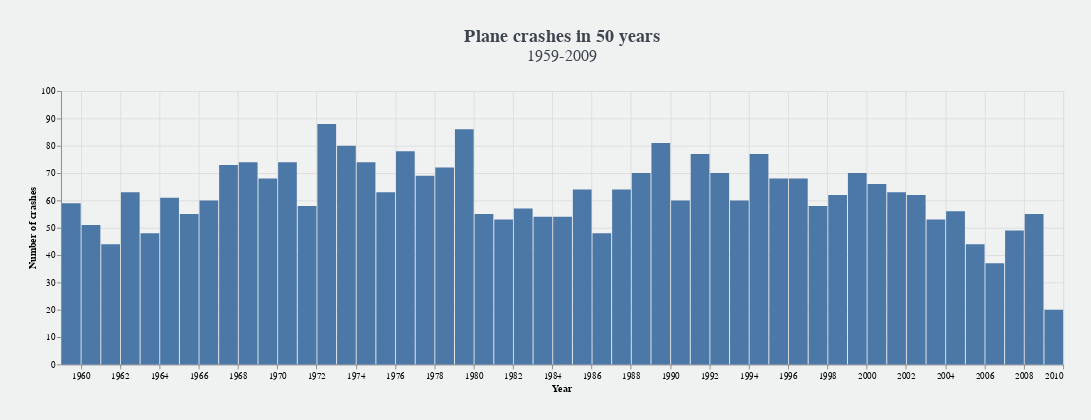

The code cell stored with this chart in its notebook:
### Code cell
alt.Chart(vis2).mark_bar().encode(
    x = alt.X('year(Year):T', scale = alt.Scale(zero = False, domain=(1959, 2010)), title="Year"),
    y = alt.Y('No_of_Crashes:Q', scale = alt.Scale(zero = False, domain=(0, 100)), title="Number of crashes"),
    tooltip = ['year(Year)','No_of_Crashes:Q']
).properties(width = 1100, background = '#F0F1F1', padding = 30, title = alt.TitleParams(text = 'Plane crashes in 50 years', subtitle = ['1959-2009', ' '],
                    font = 'Inconsolata', fontSize = 20, color = '#3E454F', subtitleFont = 'Inconsolata', subtitleFontSize = 18, subtitleColor = '#3E454F'))

### Figure 1 — Vega-Lite specification as saved in the notebook (floating-point values rounded to 4 significant figures)
{"config": {"view": {"continuousWidth": 400, "continuousHeight": 300}}, "data": {"name": "data-2768f9a99170cb3ae44e0841edff4150"}, "mark": "bar", "background": "#F0F1F1", "encoding": {"tooltip": [{"type": "temporal", "field": "Year", "timeUnit": "year"}, {"type": "quantitative", "field": "No_of_Crashes"}], "x": {"type": "temporal", "field": "Year", "scale": {"domain": [1959, 2010], "zero": false}, "timeUnit": "year", "title": "Year"}, "y": {"type": "quantitative", "field": "No_of_Crashes", "scale": {"domain": [0, 100], "zero": false}, "title": "Number of crashes"}}, "padding": 30, "title": {"text": "Plane crashes in 50 years", "color": "#3E454F", "font": "Inconsolata", "fontSize": 20, "subtitle": ["1959-2009", " "], "subtitleColor": "#3E454F", "subtitleFont": "Inconsolata", "subtitleFontSize": 18}, "width": 1100, "$schema": "https://vega.github.io/schema/vega-lite/v4.0.0.json", "datasets": {"data-2768f9a99170cb3ae44e0841edff4150": [{"Year": "1959-01-01T00:00:00", "No_of_Crashes": 59, "Aboard_Per_Year": 1248.0, "Fatalities_Per_Year": 1027.0}, {"Year": "1960-01-01T00:00:00", "No_of_Crashes": 51, "Aboard_Per_Year": 1636.0, "Fatalities_Per_Year": 1294.0}, {"Year": "1961-01-01T00:00:00", "No_of_Crashes": 44, "Aboard_Per_Year": 1638.0, "Fatalities_Per_Year": 1273.0}, {"Year": "1962-01-01T00:00:00", "No_of_Crashes": 63, "Aboard_Per_Year": 2212.0, "Fatalities_Per_Year": 1828.0}, {"Year": "1963-01-01T00:00:00", "No_of_Crashes": 48, "Aboard_Per_Year": 1321.0, "Fatalities_Per_Year": 1097.0}, {"Year": "1964-01-01T00:00:00", "No_of_Crashes": 61, "Aboard_Per_Year": 1473.0, "Fatalities_Per_Year": 1121.0}, {"Year": "1965-01-01T00:00:00", "No_of_Crashes": 55, "Aboard_Per_Year": 1590.0, "Fatalities_Per_Year": 1113.0}, {"Year": "1966-01-01T00:00:00", "No_of_Crashes": 60, "Aboard_Per_Year": 1637.0, "Fatalities_Per_Year": 1403.0}, {"Year": "1967-01-01T00:00:00", "No_of_Crashes": 73, "Aboard_Per_Year": 1995.0, "Fatalities_Per_Year": 1485.0}, {"Year": "1968-01-01T00:00:00", "No_of_Crashes": 74, "Aboard_Per_Year": 2154.0, "Fatalities_Per_Year": 1424.0}, {"Year": "1969-01-01T00:00:00", "No_of_Crashes": 68, "Aboard_Per_Year": 2021.0, "Fatalities_Per_Year": 1549.0}, {"Year": "1970-01-01T00:00:00", "No_of_Crashes": 74, "Aboard_Per_Year": 2294.0, "Fatalities_Per_Year": 1679.0}, {"Year": "1971-01-01T00:00:00", "No_of_Crashes": 58, "Aboard_Per_Year": 2248.0, "Fatalities_Per_Year": 1617.0}, {"Year": "1972-01-01T00:00:00", "No_of_Crashes": 88, "Aboard_Per_Year": 3253.0, "Fatalities_Per_Year": 2595.0}, {"Year": "1973-01-01T00:00:00", "No_of_Crashes": 80, "Aboard_Per_Year": 3300.0, "Fatalities_Per_Year": 2355.0}, {"Year": "1974-01-01T00:00:00", "No_of_Crashes": 74, "Aboard_Per_Year": 2876.0, "Fatalities_Per_Year": 2135.0}, {"Year": "1975-01-01T00:00:00", "No_of_Crashes": 63, "Aboard_Per_Year": 1746.0, "Fatalities_Per_Year": 1252.0}, {"Year": "1976-01-01T00:00:00", "No_of_Crashes": 78, "Aboard_Per_Year": 2422.0, "Fatalities_Per_Year": 1883.0}, {"Year": "1977-01-01T00:00:00", "No_of_Crashes": 69, "Aboard_Per_Year": 2253.0, "Fatalities_Per_Year": 1801.0}, {"Year": "1978-01-01T00:00:00", "No_of_Crashes": 72, "Aboard_Per_Year": 2545.0, "Fatalities_Per_Year": 1388.0}, {"Year": "1979-01-01T00:00:00", "No_of_Crashes": 86, "Aboard_Per_Year": 2413.0, "Fatalities_Per_Year": 1967.0}, {"Year": "1980-01-01T00:00:00", "No_of_Crashes": 55, "Aboard_Per_Year": 2358.0, "Fatalities_Per_Year": 1488.0}, {"Year": "1981-01-01T00:00:00", "No_of_Crashes": 53, "Aboard_Per_Year": 1163.0, "Fatalities_Per_Year": 924.0}, {"Year": "1982-01-01T00:00:00", "No_of_Crashes": 57, "Aboard_Per_Year": 2672.0, "Fatalities_Per_Year": 1309.0}, {"Year": "1983-01-01T00:00:00", "No_of_Crashes": 54, "Aboard_Per_Year": 2220.0, "Fatalities_Per_Year": 1483.0}, {"Year": "1984-01-01T00:00:00", "No_of_Crashes": 54, "Aboard_Per_Year": 1178.0, "Fatalities_Per_Year": 771.0}, {"Year": "1985-01-01T00:00:00", "No_of_Crashes": 64, "Aboard_Per_Year": 3338.0, "Fatalities_Per_Year": 2528.0}, {"Year": "1986-01-01T00:00:00", "No_of_Crashes": 48, "Aboard_Per_Year": 2132.0, "Fatalities_Per_Year": 1043.0}, {"Year": "1987-01-01T00:00:00", "No_of_Crashes": 64, "Aboard_Per_Year": 1929.0, "Fatalities_Per_Year": 1425.0}, {"Year": "1988-01-01T00:00:00", "No_of_Crashes": 70, "Aboard_Per_Year": 2689.0, "Fatalities_Per_Year": 1707.0}, {"Year": "1989-01-01T00:00:00", "No_of_Crashes": 81, "Aboard_Per_Year": 3279.0, "Fatalities_Per_Year": 1954.0}, {"Year": "1990-01-01T00:00:00", "No_of_Crashes": 60, "Aboard_Per_Year": 2096.0, "Fatalities_Per_Year": 1021.0}, {"Year": "1991-01-01T00:00:00", "No_of_Crashes": 77, "Aboard_Per_Year": 1963.0, "Fatalities_Per_Year": 1358.0}, {"Year": "1992-01-01T00:00:00", "No_of_Crashes": 70, "Aboard_Per_Year": 2240.0, "Fatalities_Per_Year": 1440.0}, {"Year": "1993-01-01T00:00:00", "No_of_Crashes": 60, "Aboard_Per_Year": 2038.0, "Fatalities_Per_Year": 1187.0}, {"Year": "1994-01-01T00:00:00", "No_of_Crashes": 77, "Aboard_Per_Year": 2822.0, "Fatalities_Per_Year": 1619.0}, {"Year": "1995-01-01T00:00:00", "No_of_Crashes": 68, "Aboard_Per_Year": 1724.0, "Fatalities_Per_Year": 1205.0}, {"Year": "1996-01-01T00:00:00", "No_of_Crashes": 68, "Aboard_Per_Year": 2684.0, "Fatalities_Per_Year": 2030.0}, {"Year": "1997-01-01T00:00:00", "No_of_Crashes": 58, "Aboard_Per_Year": 2169.0, "Fatalities_Per_Year": 1368.0}, {"Year": "1998-01-01T00:00:00", "No_of_Crashes": 62, "Aboard_Per_Year": 1870.0, "Fatalities_Per_Year": 1438.0}, {"Year": "1999-01-01T00:00:00", "No_of_Crashes": 70, "Aboard_Per_Year": 2568.0, "Fatalities_Per_Year": 871.0}, {"Year": "2000-01-01T00:00:00", "No_of_Crashes": 66, "Aboard_Per_Year": 2171.0, "Fatalities_Per_Year": 1244.0}, {"Year": "2001-01-01T00:00:00", "No_of_Crashes": 63, "Aboard_Per_Year": 1976.0, "Fatalities_Per_Year": 1279.0}, {"Year": "2002-01-01T00:00:00", "No_of_Crashes": 62, "Aboard_Per_Year": 1492.0, "Fatalities_Per_Year": 1222.0}, {"Year": "2003-01-01T00:00:00", "No_of_Crashes": 53, "Aboard_Per_Year": 1117.0, "Fatalities_Per_Year": 915.0}, {"Year": "2004-01-01T00:00:00", "No_of_Crashes": 56, "Aboard_Per_Year": 877.0, "Fatalities_Per_Year": 668.0}, {"Year": "2005-01-01T00:00:00", "No_of_Crashes": 44, "Aboard_Per_Year": 1974.0, "Fatalities_Per_Year": 1116.0}, {"Year": "2006-01-01T00:00:00", "No_of_Crashes": 37, "Aboard_Per_Year": 1183.0, "Fatalities_Per_Year": 920.0}, {"Year": "2007-01-01T00:00:00", "No_of_Crashes": 49, "Aboard_Per_Year": 1291.0, "Fatalities_Per_Year": 865.0}, {"Year": "2008-01-01T00:00:00", "No_of_Crashes": 55, "Aboard_Per_Year": 1369.0, "Fatalities_Per_Year": 727.0}, {"Year": "2009-01-01T00:00:00", "No_of_Crashes": 20, "Aboard_Per_Year": 724.0, "Fatalities_Per_Year": 428.0}]}}
